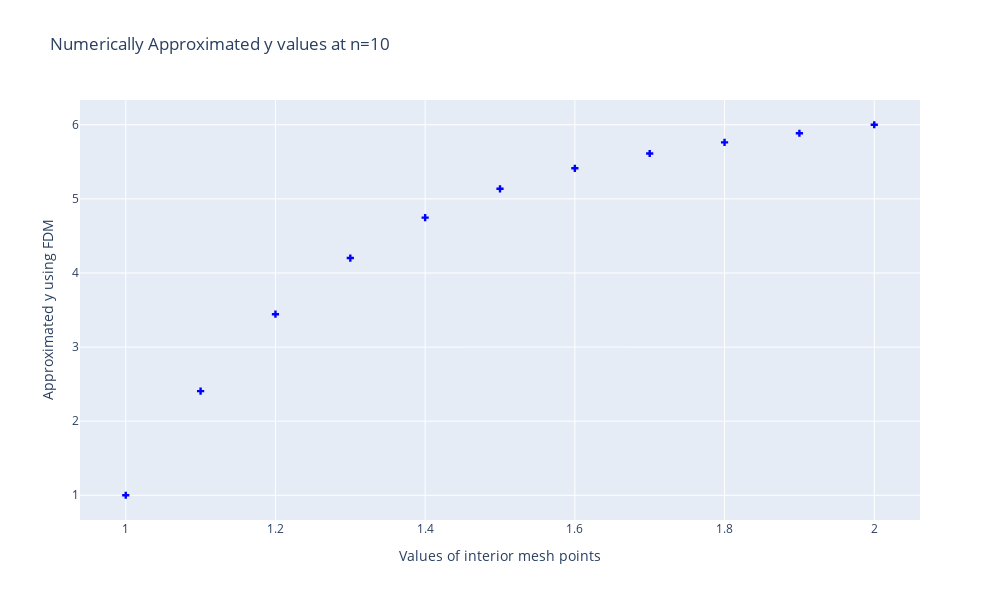

Source (notebook cell):
### Code cell
# Plot x's and y's when n=10

fig = px.scatter(
    results_10, x='x', y='y', 
    labels={'x': 'Values of interior mesh points', 'y': 'Approximated y using FDM'},
    title="Numerically Approximated y values at n=10"
     ).update_traces(mode='markers', marker=dict(symbol='cross', color='blue'))
fig.show()

### Figure 1 — Plotly figure (JSON) as saved in the notebook; plotly's stock layout.template omitted (floating-point values rounded to 4 significant figures)
{"data": [{"hovertemplate": "Values of interior mesh points=%{x}<br>Approximated y using FDM=%{y}<extra></extra>", "legendgroup": "", "marker": {"color": "blue", "symbol": "cross"}, "mode": "markers", "name": "", "orientation": "v", "showlegend": false, "type": "scatter", "x": [1, 1.1, 1.2, 1.3, 1.4, 1.5, 1.6, 1.7, 1.8, 1.9, 2], "xaxis": "x", "y": [1, 2.405, 3.443, 4.201, 4.747, 5.136, 5.412, 5.612, 5.762, 5.885, 6], "yaxis": "y"}], "layout": {"height": 600, "legend": {"tracegroupgap": 0}, "title": {"text": "Numerically Approximated y values at n=10"}, "width": 1000, "xaxis": {"anchor": "y", "domain": [0, 1], "title": {"text": "Values of interior mesh points"}}, "yaxis": {"anchor": "x", "domain": [0, 1], "title": {"text": "Approximated y using FDM"}}}}
